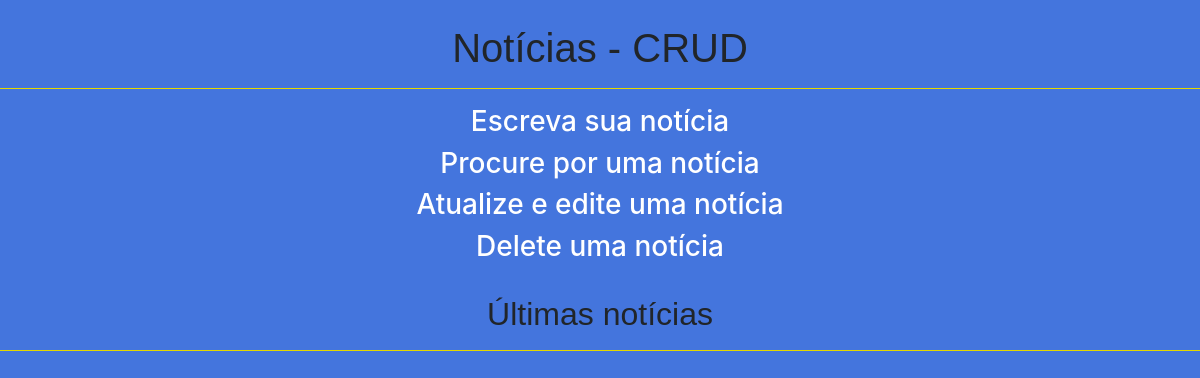
The page /Crud/index.php on the database as committed earlier.
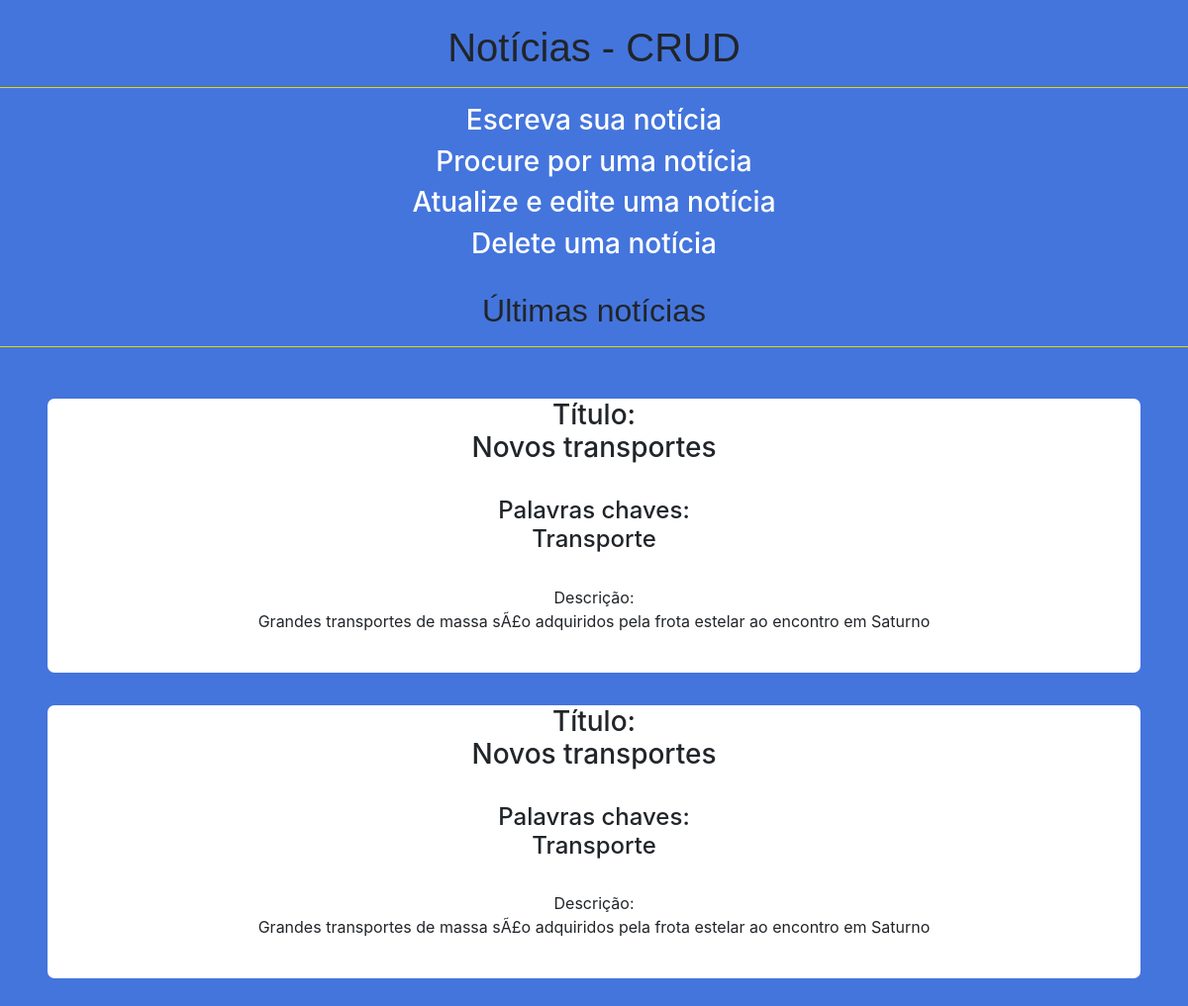
The same page on the database as committed later.
### tables this page shows
CREATE TABLE IF NOT EXISTS `gabriel_noticia` (
  `id_noticia` int(5) NOT NULL AUTO_INCREMENT,
  `titulo` varchar(60) NOT NULL,
  `slug` varchar(100) NOT NULL,
  `descricao` varchar(140) NOT NULL,
  `chaves` varchar(60) NOT NULL,
  `conteudo` varchar(255) NOT NULL,
  PRIMARY KEY (`id_noticia`)
);

### Crud/read-noticia.php (the view)
<?php
include "connect.php";
$read = mysqli_query($link,"SELECt titulo,chaves,descricao from gabriel_noticia WHERE id_noticia= 4");
if($vetor = mysqli_fetch_array($read)){
    $titulo = $vetor['titulo'];
    $chaves = $vetor['chaves'];
    $descricao = $vetor['descricao'];
    echo "<h3 style='text-align: center;'>Título:<br>" . $titulo . "</h3><br>";
    echo "<h4 style='text-align: center;'>Palavras chaves:<br>" . $chaves . "</h3><br>";
    echo "<p style='text-align: center;'>Descrição:<br>" . $descricao . "</p><br>";
}

### Crud/index.php (shortened to what this page needs)
<!DOCTYPE html>
<html lang="pt-br">
<head>
    <link rel="stylesheet" href="https://stackpath.bootstrapcdn.com/bootstrap/4.3.1/css/bootstrap.min.css">
    <link rel="stylesheet" href="estilo.css">
</head>
<body>
<br>
<div class="bloco">
    <h1>Notícias - CRUD</h1>
    <hr color=#fff;>
    <h3><a class="link" href="create.php">Escreva sua notícia</a></h3>
    <h3><a class="link" href="form_select.php">Procure por uma notícia</a></h3>
    <h3><a class="link" href="form_update.php">Atualize e edite uma notícia</a></h3>
    <h3><a class="link" href="delete.php">Delete uma notícia</a></h3>
</div>
<br>
<div class="bloco3">
    <h2>Últimas notícias</h2>
    <hr color=#fff;>
</div>
<main class="servicos">
    <article class="servico">
        <div>
            <?php
            include "connect.php";
            include "read-noticia.php";
            ?>
        </div>
    </article>
    <article class="servico">
        <div>
            <?php
            include "connect.php";
            include "read-noticia.php";
            ?>
        </div>
    </article>
</main>
</body>
</html>

### Crud/estilo.css (style rules this page uses)
body { background-color:rgb(68, 117, 221); }
body a { color:#fff; }
.bloco { text-align: center; }
.bloco h1 { font-family: 'Franklin Gothic Medium', 'Arial Narrow', Arial, sans-serif; }
.bloco3 { text-align: center; }
.bloco3 h2 { font-family: 'Franklin Gothic Medium', 'Arial Narrow', Arial, sans-serif; }
.servicos { width:100%; float: left; padding: 3% 4%; }
.servico { width:100%; background-color: #fff; text-align: center; border-radius: 7px; margin-bottom: 3%; }
.link { text-decoration: none; color:#fff; }

Rows that differ between the two databases and show on the page:
added gabriel_noticia: titulo "Novos transportes Novos transportes", chaves "Transporte Transporte", descricao "Grandes transportes de massa sÃ£o adquiridos pela frota estelar ao encontro em Saturno Grandes transportes de massa sÃ£o adquiridos pela frota estelar ao encontro em Saturno"
Other text that changed with them:
text now shown: "Título: Título: Palavras chaves: Palavras chaves: Descrição: Descrição:"
